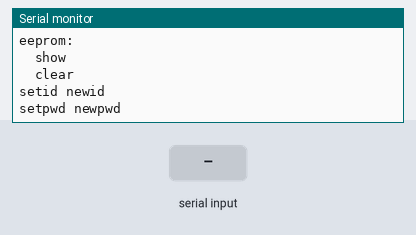
The sketch below on a simulated Arduino Uno, built with avr-gcc and run on an emulated ATmega328P. On the bench: the last lines printed to the serial monitor. The inputs (shaded band) are chosen by the test bench. EEPROM starts erased.

Above: at 1.2 s.
1.3 s: "eeprom\n" received over Serial
At 2.5 s:
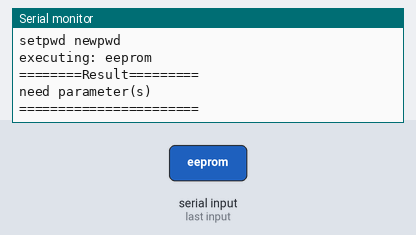
2.8 s: "setid\n" received over Serial
At 4.0 s:
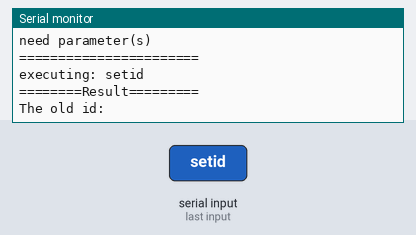
4.3 s: "setpwd\n" received over Serial
At 7.1 s:
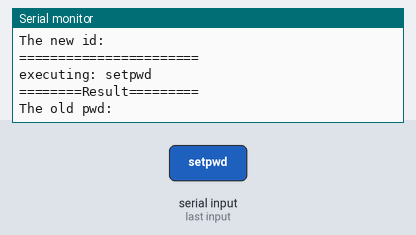
7.3 s: "show\n" received over Serial
10.3 s: "clear\n" received over Serial
At 11.8 s:
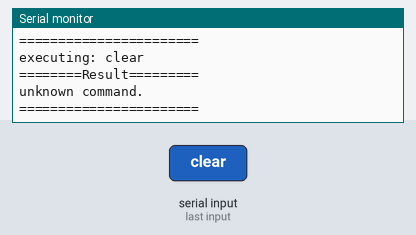

The sketch:

AiromeCLI.ino
```cpp
#include <Arduino.h>
#include <EEPROM.h>

void setup(){
  Serial.begin(9600);
  Serial.println(
    "welcome to AiromeCLI.\n"
    "eeprom:\n"
    "\tshow\n"
    "\tclear\n"
    "setid newid\n"
    "setpwd newpwd\n"
    );
}

void loop(){
    // read command line from Serial
  if(Serial.available()){
    String command = "";
    for(char tmp = 0;tmp!='\n';){
      if(Serial.available()){
        tmp = Serial.read();
        command += tmp;
      }
    }
    Serial.print("\nexecuting: "+command);
    int index = 0;
    command.trim();
    for(int i = 0; i < command.length(); i++){
      if(command[i] == ' ') index++;
    }
    String* avg = new String[index+1];
    int split = -1;
    for(int i = 0; (split = command.indexOf(' ')) != -1; i++){
      avg[i] = command.substring(0,split);
      command = command.substring(split+1);
    }
    avg[index] = command;
    // Serial.print("index:");
    // Serial.println(index);
    // Serial.print("the avg are:\n");
    // for(int i = 0; i<=index; i++){
    //   Serial.println(avg[i]);
    // }
    Serial.println("========Result=========");
    if(avg[0] == "eeprom"){
      eeprom(avg,index);
    }
    ///////setid///////
    else if(avg[0] == "setid"){
      setid(avg, index);
    }
    ///////setpwd/////
    else if(avg[0] == "setpwd"){
      setpwd(avg, index);
    }
    else{
      Serial.println("unknown command.");
    }
    Serial.println("=======================");
    delete[] avg;
    while(!Serial.available()); // waiting for the next command.
  }
}

// get value with key from the data
String getValue(const String &data, String key){
  int index = data.indexOf(key);
  if(index == -1){
    return "";
  }
  int from = index + key.length() + 1;
  int to = 0;
  if( (to = data.indexOf('\n', index)) == -1){
    return data.substring(from);
  }else
    return data.substring(from, to);
}

//// command eeprom
void eeprom(String* avg, int index){
  if(index < 1){
    Serial.println("need parameter(s)");
    return;
  }
  if(avg[1] == "show"){
    for(int i = 0; i<EEPROM.length(); i++){
      if(EEPROM[i] == 0){
        break;
      }
      Serial.print((char)EEPROM[i]);
    }
  }
  else if(avg[1] == "clear"){
    for(int i=0; i<EEPROM.length(); i++){
      EEPROM[i] = 0;
    }
  }
}

void setid(String* avg, int index){
  String EEPROM_content = "";
  for(int i = 0; i<EEPROM.length(); i++){
    if(EEPROM[i] == 0){
      break;
    }
    EEPROM_content += (char)EEPROM[i];
  }
  Serial.println("The old id:"+getValue(EEPROM_content,"id"));
  String value = getValue(EEPROM_content,"id");
  if( value != ""){
    EEPROM_content.replace("id:"+value, "id:"+avg[1]);
  }else{
    EEPROM_content += "id:" + avg[1] + '\n';
  }
  for(int i = 0; i < EEPROM_content.length() && i < EEPROM.length(); i++){
    EEPROM[i] = EEPROM_content[i];
  }
  Serial.println("The new id:"+getValue(EEPROM_content,"id"));
}

void setpwd(String* avg, int index){
  String EEPROM_content = "";
  for(int i = 0; i<EEPROM.length(); i++){
    if(EEPROM[i] == 0){
      break;
    }
    EEPROM_content += (char)EEPROM[i];
  }
  Serial.println("The old pwd:"+getValue(EEPROM_content,"pwd"));
  String value = getValue(EEPROM_content,"pwd");
  if( value != ""){
    EEPROM_content.replace("pwd:"+value, "pwd:"+avg[1]);
  }else{
    EEPROM_content += "pwd:" + avg[1] + '\n';
  }
  for(int i = 0; i < EEPROM_content.length() && i < EEPROM.length(); i++){
    EEPROM[i] = EEPROM_content[i];
  }
  Serial.println("The new pwd:"+getValue(EEPROM_content,"pwd"));
}
```

Measured:
- after the input at 1.3 s, the serial monitor: prints a new line at once (image 1)
- after the input at 2.8 s, the serial monitor: prints a new line at once (image 2)
- after the input at 4.3 s, the serial monitor: prints a new line after 2.1 s (image 3)
- after the input at 10.3 s, the serial monitor: prints a new line at once (image 4)
